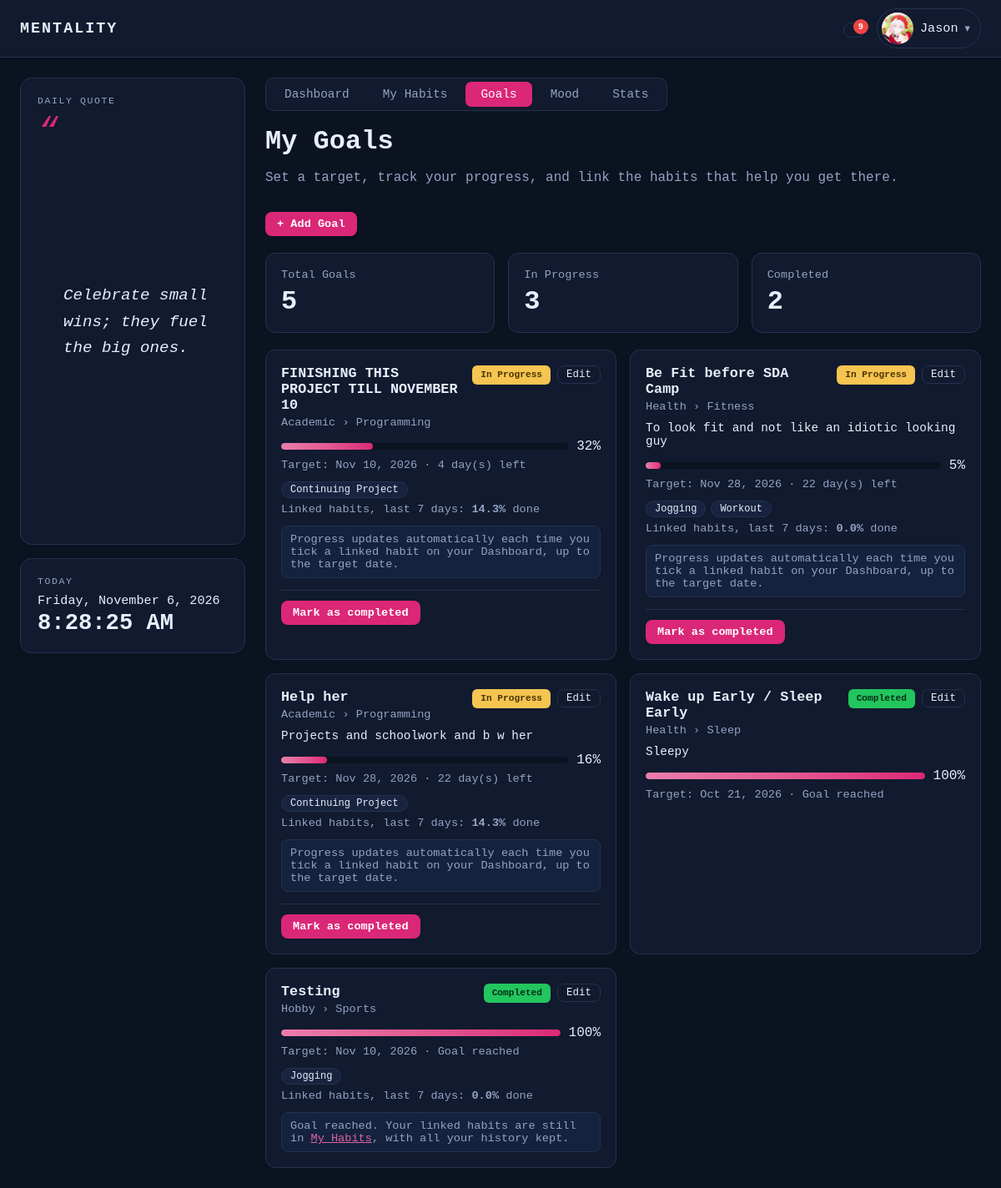
Screenshot of /goals.php (signed in) with the database file from the repository.
### tables this page shows
CREATE TABLE `goals` (
  `goal_id` int(10) unsigned NOT NULL AUTO_INCREMENT,
  `user_id` int(10) unsigned NOT NULL,
  `category_id` int(10) unsigned DEFAULT NULL,
  `title` varchar(100) NOT NULL,
  `description` text DEFAULT NULL,
  `target_date` date NOT NULL,
  `progress` tinyint(3) unsigned NOT NULL DEFAULT 0,
  `status` enum('in_progress','completed') NOT NULL DEFAULT 'in_progress',
  `created_at` timestamp NOT NULL DEFAULT current_timestamp(),
  PRIMARY KEY (`goal_id`),
  KEY `fk_goals_user` (`user_id`),
  KEY `fk_goals_category` (`category_id`),
  CONSTRAINT `fk_goals_category` FOREIGN KEY (`category_id`) REFERENCES `habit_categories` (`category_id`) ON DELETE SET NULL,
  CONSTRAINT `fk_goals_user` FOREIGN KEY (`user_id`) REFERENCES `users` (`user_id`) ON DELETE CASCADE,
  CONSTRAINT `chk_goal_progress` CHECK (`progress` between 0 and 100)
);

### includes/auth.php (called while the page is built, shortened)
<?php
function e($value): string {
    return htmlspecialchars((string)$value, ENT_QUOTES, 'UTF-8');
}

### goals.php (the view, shortened to what this page needs)
<?php
require_once __DIR__ . '/includes/layout.php';
$uid = (int)$_SESSION['user_id'];
$stmt = $pdo->prepare("SELECT * FROM v_goal_overview WHERE user_id = ? ORDER BY (status = 'completed'), target_date");
$stmt->execute([$uid]);
$goals = $stmt->fetchAll();
$stmt = $pdo->prepare('SELECT goal_id, category_id FROM goals WHERE user_id = ?');
$stmt->execute([$uid]);
$catByGoal = [];
foreach ($stmt->fetchAll() as $row) { $catByGoal[(int)$row['goal_id']] = (int)$row['category_id']; }
$stmt = $pdo->prepare(
    'SELECT gh.goal_id, gh.habit_id, h.name
     FROM goal_habits gh
     JOIN goals g  ON g.goal_id  = gh.goal_id
     JOIN habits h ON h.habit_id = gh.habit_id
     WHERE g.user_id = ? ORDER BY h.name'
);
$stmt->execute([$uid]);
$goalHabits = []; $goalHabitIds = [];
foreach ($stmt->fetchAll() as $row) {
    $goalHabits[(int)$row['goal_id']][]   = $row['name'];
    $goalHabitIds[(int)$row['goal_id']][] = (int)$row['habit_id'];
}
$countDone = 0;
foreach ($goals as $g) { if ($g['status'] === 'completed') { $countDone++; } }
?>
<div class="page-head">
    <div>
        <h1>My Goals</h1>
        <p class="muted">Set a target, track your progress, and link the habits that help you get there.</p>
    </div>
    <button type="button" class="btn-sm" data-open-modal="goal-add-modal">+ Add Goal</button>
</div>
<div class="stat-cards">
    <div class="stat-card"><div class="stat-label">Total Goals</div><div class="stat-value"><?= count($goals) ?></div></div>
    <div class="stat-card"><div class="stat-label">In Progress</div><div class="stat-value"><?= count($goals) - $countDone ?></div></div>
    <div class="stat-card"><div class="stat-label">Completed</div><div class="stat-value"><?= $countDone ?></div></div>
</div>
<?php if (!$goals): ?>
    <div class="panel"><p class="muted">You have no goals yet. Click <strong>+ Add Goal</strong> to create your first one.</p></div>
<?php else: ?>
<div class="goal-grid">
    <?php foreach ($goals as $g):
        $gid      = (int)$g['goal_id'];
        $done     = $g['status'] === 'completed';
        $daysLeft = (int)$g['days_left'];
        $overdue  = !$done && $daysLeft < 0;
        if ($done)            { $statusLabel = 'Completed';   $statusClass = 'done'; }
        elseif ($overdue)     { $statusLabel = 'Overdue';     $statusClass = 'overdue'; }
        else                  { $statusLabel = 'In Progress'; $statusClass = 'progress'; }
        if ($done)                { $timeText = 'Goal reached'; }
        elseif ($daysLeft < 0)    { $timeText = abs($daysLeft) . ' day(s) overdue'; }
        elseif ($daysLeft === 0)  { $timeText = 'Due today'; }
        else                      { $timeText = $daysLeft . ' day(s) left'; }
        $category = $g['parent_category'] ? $g['parent_category'] . ' › ' . $g['category_name'] : (string)$g['category_name'];
        $goalJson = json_encode([
            'id'          => $gid,
            'title'       => $g['title'],
            'description' => (string)$g['description'],
            'category'    => $catByGoal[$gid] ?? 0,
            'date'        => $g['target_date'],
            'habits'      => $goalHabitIds[$gid] ?? [],
            'completed'   => $done,
        ], JSON_UNESCAPED_UNICODE);
    ?>
    <div class="goal-card">
        <div class="goal-top">
            <h3><?= e($g['title']) ?></h3>
            <div class="goal-actions">
                <span class="status <?= $statusClass ?>"><?= e($statusLabel) ?></span>
                <button type="button" class="btn-ghost btn-edit" data-goal="<?= e($goalJson) ?>" title="Edit this goal"><?= icon('edit', 14) ?> Edit</button>
            </div>
        </div>
        <?php if ($category !== ''): ?><div class="muted small"><?= e($category) ?></div><?php endif; ?>
        <?php if ($g['description']): ?><p class="goal-desc"><?= e($g['description']) ?></p><?php endif; ?>
        <div class="progress-row">
            <div class="progress"><div class="bar" style="width: <?= (int)$g['progress'] ?>%"></div></div>
            <span><?= (int)$g['progress'] ?>%</span>
        </div>
        <div class="muted small">Target: <?= e(date('M j, Y', strtotime($g['target_date']))) ?> &middot; <?= e($timeText) ?></div>
        <?php if (!empty($goalHabits[$gid])): ?>
            <div class="chips">
                <?php foreach ($goalHabits[$gid] as $hn): ?><span class="chip"><?= e($hn) ?></span><?php endforeach; ?>
            </div>
            <?php if ($g['habit_rate_7d'] !== null): ?>
                <div class="muted small">Linked habits, last 7 days: <strong><?= e($g['habit_rate_7d']) ?>%</strong> done</div>
            <?php endif; ?>
        <?php endif; ?>
        <?php if ($done): ?>
            <?php if ((int)$g['habit_count'] > 0): ?>
                <div class="auto-note">Goal reached. Your linked habits are still in <a href="habits.php">My Habits</a>, with all your history kept.</div>
            <?php endif; ?>
        <?php elseif ((int)$g['habit_count'] > 0): ?>
            <div class="auto-note">Progress updates automatically each time you tick a linked habit on your Dashboard, up to the target date.</div>
            <form method="post" class="progress-form" onsubmit="return confirm('Mark this goal as completed now?');">
                <button type="submit" class="btn-sm">Mark as completed</button>
            </form>
        <?php endif; ?>
    </div>
    <?php endforeach; ?>
</div>
<?php endif; ?>

### assets/style.css (style rules this page uses)
:root { --bg: #0b1220; --card: #111a2e; --border: #24324f; --text: #e8eefc; --muted: #93a3c4; --primary: #3b82f6; --primary-hover: #2563eb; --error: #f87171; --success: #4ade80; --input-bg: #0b1220; --hover: #18243f; --link: #7db0ff; color-scheme: dark; }
* { box-sizing: border-box; }
body { margin: 0; font-family: var(--font, "Segoe UI", Arial, sans-serif); background: var(--bg); color: var(--text); min-height: 100vh; }
button, .btn { display: block; width: 100%; margin-top: 22px; padding: 12px; background: var(--primary); color: #fff; border: 0; border-radius: 8px; font-size: 1rem; font-weight: 600; cursor: pointer; text-align: center; text-decoration: none; }
a { color: var(--link); }
.main h1 { margin-top: 0; }
.muted { color: var(--muted); }
.stat-cards { display: grid; grid-template-columns: repeat(auto-fit, minmax(200px, 1fr)); gap: 16px; margin: 20px 0; }
.stat-card { background: var(--card); border: 1px solid var(--border); border-radius: 12px; padding: 18px; }
.stat-label { color: var(--muted); font-size: .85rem; }
.stat-value { font-size: 2rem; font-weight: 700; margin-top: 6px; }
.btn-sm, button.btn-sm { display: inline-block; width: auto; margin: 0; padding: 7px 14px; font-size: .85rem; background: var(--primary); color: #fff; border: 0; border-radius: 8px; cursor: pointer; text-decoration: none; }
.btn-ghost { display: inline-block; padding: 6px 12px; font-size: .85rem; border: 1px solid var(--border); border-radius: 8px; color: var(--text); text-decoration: none; }
.small { font-size: .85rem; }
.goal-grid { display: grid; grid-template-columns: repeat(auto-fill, minmax(300px, 1fr)); gap: 16px; }
.goal-card { background: var(--card); border: 1px solid var(--border); border-radius: 12px; padding: 18px; }
.goal-top { display: flex; justify-content: space-between; align-items: flex-start; gap: 10px; }
.goal-top h3 { margin: 0 0 4px; font-size: 1.05rem; }
.goal-desc { margin: 10px 0; font-size: .9rem; }
.status { font-size: .7rem; font-weight: 700; padding: 3px 10px; border-radius: 6px; white-space: nowrap; }
.status.progress { background: #f5c451; color: #4a3500; }
.status.done { background: #22c55e; color: #052e16; }
.progress-row { display: flex; align-items: center; gap: 10px; margin: 12px 0 6px; }
.progress { flex: 1; height: 8px; background: var(--input-bg); border-radius: 999px; overflow: hidden; }
.progress .bar { height: 100%; background: linear-gradient(90deg, #14b8a6, #3b82f6); border-radius: 999px; }
.chips { display: flex; flex-wrap: wrap; gap: 6px; margin: 12px 0 6px; }
.chip { background: var(--hover); border: 1px solid var(--border); border-radius: 999px; padding: 2px 10px; font-size: .75rem; }
.progress-form { display: flex; align-items: center; gap: 8px; margin-top: 14px; padding-top: 12px; border-top: 1px solid var(--border); }
.auto-note { margin-top: 12px; font-size: .85rem; color: var(--muted); background: rgba(59,130,246,.08); border: 1px solid var(--border); border-radius: 8px; padding: 8px 10px; }
.page-head { display: flex; justify-content: space-between; align-items: flex-start; gap: 16px; flex-wrap: wrap; }
.page-head h1 { margin-bottom: 4px; }
button.btn-ghost { width: auto; margin: 0; background: transparent; font-weight: 500; cursor: pointer; font-family: inherit; }
.goal-actions { display: flex; align-items: center; gap: 8px; flex-shrink: 0; }
.btn-edit { padding: 3px 10px; font-size: .78rem; }
button, input, select, textarea { font-family: inherit; }
.btn-edit { display: inline-flex; align-items: center; gap: 6px; }
.status, .status.progress, .status.done, .status.overdue { display: inline-block; flex: 0 0 auto; height: auto; overflow: visible; line-height: 1.5; border-radius: 6px; }
.goal-top { gap: 12px; }
.goal-top h3 { min-width: 0; overflow-wrap: anywhere; }
.progress .bar { background: linear-gradient(90deg, color-mix(in srgb, var(--primary) 60%, #ffffff), var(--primary)); }

### rows the page displays
goals: title "FINISHING THIS PROJECT TILL NOVEMBER 10", statusLabel "In Progress", category "Academic › Programming", progress "32", target_date "Nov 10, 2026", timeText "4 day(s) left", goal_id "Continuing Project", habit_rate_7d "14.3"
goals: title "Be Fit before SDA Camp", statusLabel "In Progress", category "Health › Fitness", description "To look fit and not like an idiotic looking guy", progress "5", target_date "Nov 28, 2026", timeText "22 day(s) left", goal_id "Jogging", goal_id "Workout", habit_rate_7d "0.0"
goals: title "Help her", statusLabel "In Progress", category "Academic › Programming", description "Projects and schoolwork and b w her", progress "16", target_date "Nov 28, 2026", timeText "22 day(s) left", goal_id "Continuing Project", habit_rate_7d "14.3"
goals: title "Wake up Early / Sleep Early", status "Completed", category "Health › Sleep", description "Sleepy", progress "100", target_date "Oct 21, 2026", status "Goal reached"
goals: title "Testing", status "Completed", category "Hobby › Sports", progress "100", target_date "Nov 10, 2026", status "Goal reached", goal_id "Jogging", habit_rate_7d "0.0", shows "Goal reached. Your linked habits are still in"

### other values shown
$bellCount "9"
$name "Jason"
daily_quote() "Celebrate small wins; they fuel the big ones."
$label "Dashboard"
$label "My Habits"
$label "Goals"
$label "Mood"
$label "Stats"
count($goals) "5"
count($goals) - $countDone "3"
$countDone "2"
